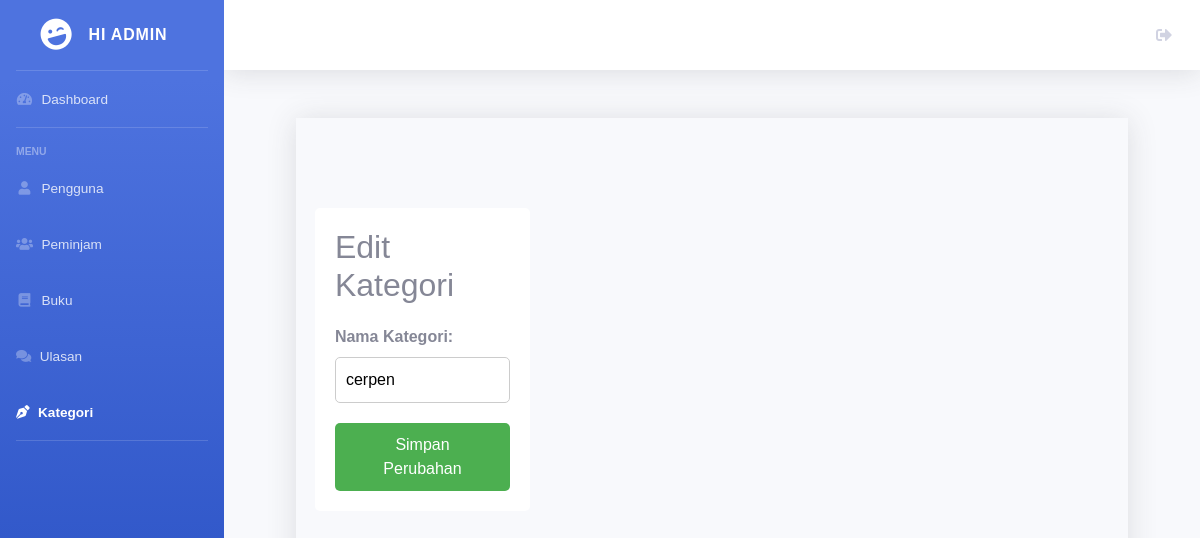
The page /admin/edit/edit_kategori.php?id=1 on the database as committed earlier.
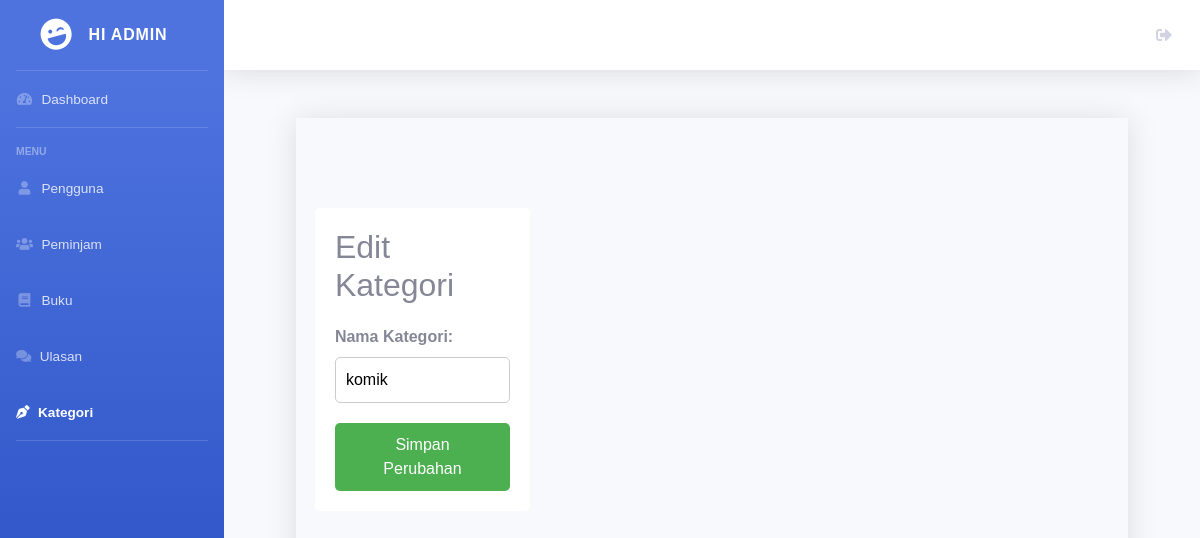
The same page on the database as committed later.
### tables this page shows
CREATE TABLE `kategori_buku` (
  `kategori_id` int(11) NOT NULL,
  `nama_kategori` varchar(225) NOT NULL,
  `created_at` timestamp NOT NULL DEFAULT CURRENT_TIMESTAMP ON UPDATE CURRENT_TIMESTAMP
);

### admin/edit/edit_kategori.php (the view, shortened to what this page needs)
<?php
include '../../koneksi.php';
$id=$_GET['id'];
$sql = "SELECT * FROM kategori_buku WHERE kategori_id=$id";
$result = mysqli_query($koneksi, $sql);
?>
<!DOCTYPE html>
<html lang="en">
<head>
    <link href="../../dashboard/vendor/fontawesome-free/css/all.min.css" rel="stylesheet" type="text/css">
    <link href="../../dashboard/css/sb-admin-2.min.css" rel="stylesheet">
</head>
<body id="page-top">
    <div id="wrapper">
<ul class="navbar-nav bg-gradient-primary sidebar sidebar-dark accordion" id="accordionSidebar">
<a class="sidebar-brand d-flex align-items-center justify-content-center" href="index.php">
    <div class="sidebar-brand-icon rotate-n-15">
        <i class="fas fa-laugh-wink"></i>
    </div>
    <div class="sidebar-brand-text mx-3">Hi admin</div>
</a>
<hr class="sidebar-divider my-0">
<li class="nav-item ">
    <a class="nav-link" href="../index.php">
        <i class="fas fa-fw fa-tachometer-alt"></i>
        <span>Dashboard</span></a>
</li>
<hr class="sidebar-divider">
<div class="sidebar-heading">
    Menu
</div>
<li class="nav-item">
    <a class="nav-link" href="../pengguna.php">
        <i class="fas fa-fw fa-user"></i>
        <span>Pengguna</span></a>
</li>
<li class="nav-item">
    <a class="nav-link" href="../peminjam.php">
        <i class="fas fa-fw fa-users"></i>
        <span>Peminjam</span></a>
</li>
<li class="nav-item">
    <a class="nav-link" href="../buku.php">
        <i class="fas fa-fw fa-book"></i>
        <span>Buku</span></a>
</li>
<li class="nav-item">
    <a class="nav-link" href="../ulasan.php">
    <i class="fas fa-comments"></i>
    <span>Ulasan</span></a>
</li>
<li class="nav-item active">
    <a class="nav-link" href="../kategori.php">
    <i class="fas fa-pen-nib"></i>
    <span>Kategori</span></a>
</li>
<hr class="sidebar-divider d-none d-md-block">
</ul>
        <div id="content-wrapper" class="d-flex flex-column">
            <div id="content">
                <nav class="navbar navbar-expand navbar-light bg-white topbar mb-4 static-top shadow">
                    <ul class="navbar-nav ml-auto">
                            <li class="nav-item">
                            <a href="../login.php" class="nav-link" role="button">
                            <i class="fas fa-sign-out-alt"></i>
                            </a>
                        </li>
                    </ul>
                </nav>
                <div class="container-fluid">
                <div class="content-wrape shadow shadow p-3 m-5 bg-body-tertiary">
                    <div class="row">
                        <div class="row">
<div class="container">
    <?php if($result){
        $row = mysqli_fetch_assoc($result) ;
          ?>
    <h2>Edit Kategori</h2>
    <form action="../../proses/proses_edit_kategori.php?id=<?= $row['kategori_id']?>" method="POST">
      <div class="form-group">
        <label for="kategori">Nama Kategori:</label>
    <input type="text" id="category-name" name="kategori" value="<?= $row['nama_kategori'] ?>">
      </div>
      <button type="submit">Simpan Perubahan</button>
    </form>
    <?php } ?>
  </div>
</body>
</html>

Rows that differ between the two databases and show on the page:
changed kategori_buku: kategori "cerpen" → "komik"
